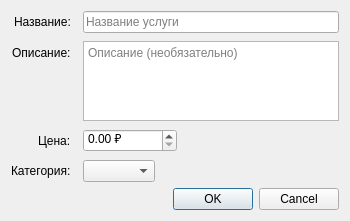
<?xml version="1.0" encoding="UTF-8"?>
<ui version="4.0">
 <class>ServiceEditDialog</class>
 <widget class="QDialog" name="ServiceEditDialog">
  <property name="minimumWidth">
   <number>400</number>
  </property>
  <property name="windowTitle">
   <string>Услуга</string>
  </property>
  <layout class="QVBoxLayout" name="mainLayout">
   <item>
    <layout class="QFormLayout" name="formLayout">
     <property name="verticalSpacing"><number>8</number></property>
     <property name="horizontalSpacing"><number>12</number></property>
     <property name="fieldGrowthPolicy"><enum>QFormLayout::ExpandingFieldsGrow</enum></property>
     <property name="labelAlignment"><set>Qt::AlignRight|Qt::AlignVCenter</set></property>
     <item row="0" column="0">
      <widget class="QLabel" name="nameLabel">
       <property name="text">
        <string>Название:</string>
       </property>
      </widget>
     </item>
     <item row="0" column="1">
      <widget class="QLineEdit" name="nameEdit">
       <property name="maxLength">
        <number>200</number>
       </property>
       <property name="placeholderText">
        <string>Название услуги</string>
       </property>
      </widget>
     </item>
     <item row="1" column="0">
      <widget class="QLabel" name="descriptionLabel">
       <property name="text">
        <string>Описание:</string>
       </property>
      </widget>
     </item>
     <item row="1" column="1">
      <widget class="QPlainTextEdit" name="descriptionEdit">
       <property name="maximumSize">
        <size>
         <width>16777215</width>
         <height>80</height>
        </size>
       </property>
       <property name="placeholderText">
        <string>Описание (необязательно)</string>
       </property>
      </widget>
     </item>
     <item row="2" column="0">
      <widget class="QLabel" name="priceLabel">
       <property name="text">
        <string>Цена:</string>
       </property>
      </widget>
     </item>
     <item row="2" column="1">
      <widget class="QDoubleSpinBox" name="priceSpin">
       <property name="decimals">
        <number>2</number>
       </property>
       <property name="maximum">
        <double>999999999.99</double>
       </property>
       <property name="suffix">
        <string> ₽</string>
       </property>
      </widget>
     </item>
     <item row="3" column="0">
      <widget class="QLabel" name="categoryLabel">
       <property name="text">
        <string>Категория:</string>
       </property>
      </widget>
     </item>
     <item row="3" column="1">
      <widget class="QComboBox" name="categoryCombo">
       <property name="editable">
        <bool>false</bool>
       </property>
      </widget>
     </item>
    </layout>
   </item>
   <item>
    <widget class="QDialogButtonBox" name="buttonBox">
     <property name="standardButtons">
      <set>QDialogButtonBox::Cancel|QDialogButtonBox::Ok</set>
     </property>
    </widget>
   </item>
  </layout>
 </widget>
 <resources/>
 <connections/>
</ui>
